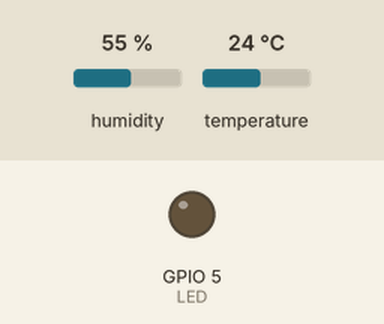
Simulated run of this sketch. Board: ESP32. Shown: output pins drawn as LEDs (lit = HIGH). The test bench sets the inputs (shaded band); at power-on: temperature 24 °C, humidity 55 %. WiFi joins after 1.5 s; servers stay silent unless stated; what the sketch prints to the serial monitor is not drawn.

Above: at 3.0 s.
3.1 s: temperature set to 28 °C
At 3.9 s:
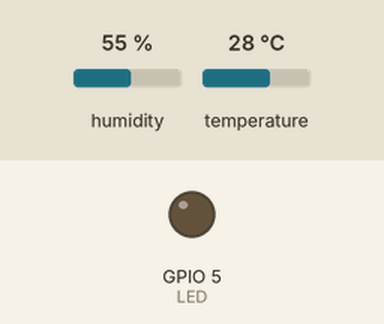
5.3 s: temperature set to 12 °C
At 6.2 s:
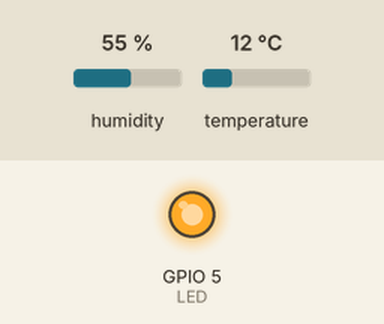
7.3 s: temperature set to 33 °C
At 9.1 s:
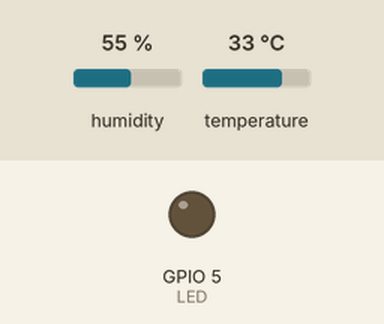
9.4 s: temperature set to 19 °C
At 11.1 s:
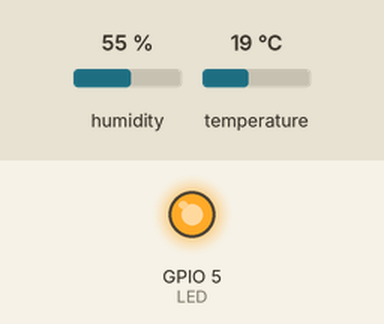
Timing chart, 0 to 12.4 s (numbered marks = the images above; inputs shaded):
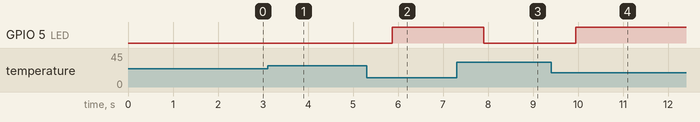

Measured:
- after the input at 3.1 s, GPIO 5 (LED): stays LOW (without the input it goes to HIGH after 0.73 s)
- after the input at 5.3 s, GPIO 5 (LED): LOW → HIGH after 0.57 s
- after the input at 7.3 s, GPIO 5 (LED): HIGH → LOW after 0.61 s
- after the input at 9.4 s, GPIO 5 (LED): LOW → HIGH after 0.55 s

The sketch:

uap.ino
```cpp
#define BLYNK_PRINT Serial
#include <WiFi.h>
#include <WiFiClient.h>
#include <BlynkSimpleEsp32.h>

#define BLYNK_TEMPLATE_ID "TMPL6IS_ezTjJ"
#define BLYNK_TEMPLATE_NAME "piranti"
#define BLYNK_AUTH_TOKEN "7KesF3vQ5jCbIwgEaICPHIPxpMRAXRVd"
#define LED 5
#define DHTPIN 21         // Mention the digital pin where you connected
#define DHTTYPE DHT11     // DHT 11
#include <DHT.h>


BlynkTimer timer;
DHT dht(DHTPIN, DHTTYPE);
bool isOn = false;

char auth[] = BLYNK_AUTH_TOKEN;
char ssid[] = "INDIJETIS";
char pass[] = "kosatas123";

String lampu1 = "Lampu Dinyalakan";
String lampu2 = "Lampu Dimatikan";

void send_data() {
  delay(1000);
  float h = dht.readHumidity();
  float t = dht.readTemperature();

  Blynk.virtualWrite(V0, t);
  Blynk.virtualWrite(V1, h);

  Serial.println("Suhu : ");
  Serial.print(t);
  Serial.print("|| Kelembapan : ");
  Serial.println(h);

  if (t < 27) {
    digitalWrite(LED, HIGH);
    Serial.print("Lampu           : ");
    Serial.print(lampu1);
    Blynk.virtualWrite(V2, lampu1);
  } else {
    digitalWrite(LED, LOW);
    Serial.println("Lampu           : ");
    Serial.print(lampu2);
    Blynk.virtualWrite(V2, lampu2);
  }
}

void setup(){
  Serial.begin(9600);
  pinMode(LED, OUTPUT);
  dht.begin();
  Blynk.begin(auth, ssid, pass, "blynk.cloud", 80);
  timer.setInterval(1000, send_data);
}

void loop() {
  Blynk.run();
  timer.run();
}
```
